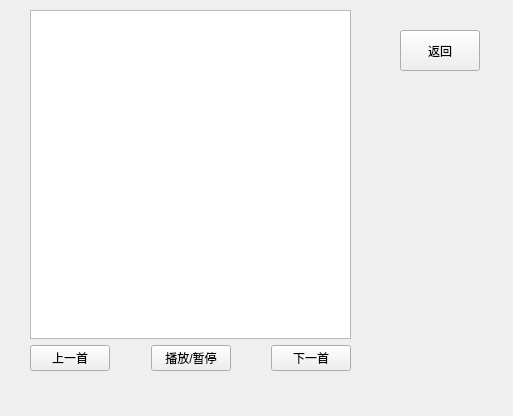
<?xml version="1.0" encoding="UTF-8"?>
<ui version="4.0">
 <class>Music</class>
 <widget class="QWidget" name="Music">
  <property name="geometry">
   <rect>
    <x>0</x>
    <y>0</y>
    <width>513</width>
    <height>416</height>
   </rect>
  </property>
  <property name="windowTitle">
   <string>Form</string>
  </property>
  <widget class="QPushButton" name="pushButton_back">
   <property name="geometry">
    <rect>
     <x>400</x>
     <y>30</y>
     <width>80</width>
     <height>41</height>
    </rect>
   </property>
   <property name="text">
    <string>返回</string>
   </property>
  </widget>
  <widget class="QWidget" name="">
   <property name="geometry">
    <rect>
     <x>30</x>
     <y>10</y>
     <width>321</width>
     <height>361</height>
    </rect>
   </property>
   <layout class="QVBoxLayout" name="verticalLayout">
    <item>
     <widget class="QListWidget" name="listWidget"/>
    </item>
    <item>
     <layout class="QHBoxLayout" name="horizontalLayout">
      <item>
       <widget class="QPushButton" name="pushButton_pre">
        <property name="text">
         <string>上一首</string>
        </property>
       </widget>
      </item>
      <item>
       <spacer name="horizontalSpacer">
        <property name="orientation">
         <enum>Qt::Horizontal</enum>
        </property>
        <property name="sizeHint" stdset="0">
         <size>
          <width>10</width>
          <height>20</height>
         </size>
        </property>
       </spacer>
      </item>
      <item>
       <widget class="QPushButton" name="pushButton_play">
        <property name="text">
         <string>播放/暂停</string>
        </property>
       </widget>
      </item>
      <item>
       <spacer name="horizontalSpacer_2">
        <property name="orientation">
         <enum>Qt::Horizontal</enum>
        </property>
        <property name="sizeHint" stdset="0">
         <size>
          <width>10</width>
          <height>20</height>
         </size>
        </property>
       </spacer>
      </item>
      <item>
       <widget class="QPushButton" name="pushButton_next">
        <property name="text">
         <string>下一首</string>
        </property>
       </widget>
      </item>
     </layout>
    </item>
   </layout>
  </widget>
 </widget>
 <resources/>
 <connections/>
</ui>
